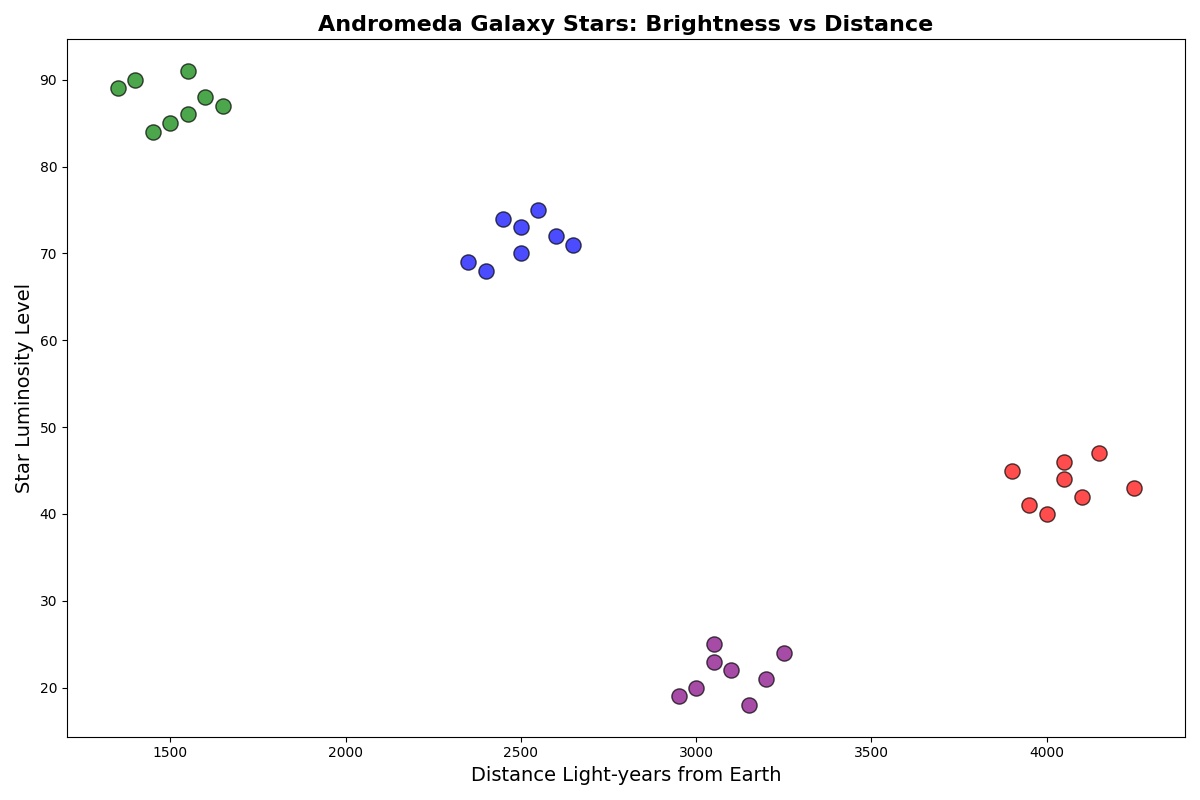

This chart was generated by the following Python code:
import matplotlib.pyplot as plt

red_giants = {
    "Brightness": [70, 68, 72, 75, 74, 69, 71, 73],
    "Distance": [2500, 2400, 2600, 2550, 2450, 2350, 2650, 2500]
}

white_dwarfs = {
    "Brightness": [20, 22, 19, 21, 23, 24, 18, 25],
    "Distance": [3000, 3100, 2950, 3200, 3050, 3250, 3150, 3050]
}

main_sequence_stars = {
    "Brightness": [40, 45, 42, 44, 41, 47, 43, 46],
    "Distance": [4000, 3900, 4100, 4050, 3950, 4150, 4250, 4050]
}

neutron_stars = {
    "Brightness": [85, 88, 90, 86, 84, 87, 89, 91],
    "Distance": [1500, 1600, 1400, 1550, 1450, 1650, 1350, 1550]
}

plt.figure(figsize=(12, 8))

plt.scatter(red_giants["Distance"], red_giants["Brightness"], 
            color='blue', s=120, alpha=0.7, edgecolors='k')
plt.scatter(white_dwarfs["Distance"], white_dwarfs["Brightness"], 
            color='purple', s=120, alpha=0.7, edgecolors='k')
plt.scatter(main_sequence_stars["Distance"], main_sequence_stars["Brightness"], 
            color='red', s=120, alpha=0.7, edgecolors='k')
plt.scatter(neutron_stars["Distance"], neutron_stars["Brightness"], 
            color='green', s=120, alpha=0.7, edgecolors='k')

plt.title('Andromeda Galaxy Stars: Brightness vs Distance', fontsize=16, fontweight='bold')
plt.xlabel('Distance Light-years from Earth', fontsize=14)
plt.ylabel('Star Luminosity Level', fontsize=14)

plt.tight_layout()

plt.show()
